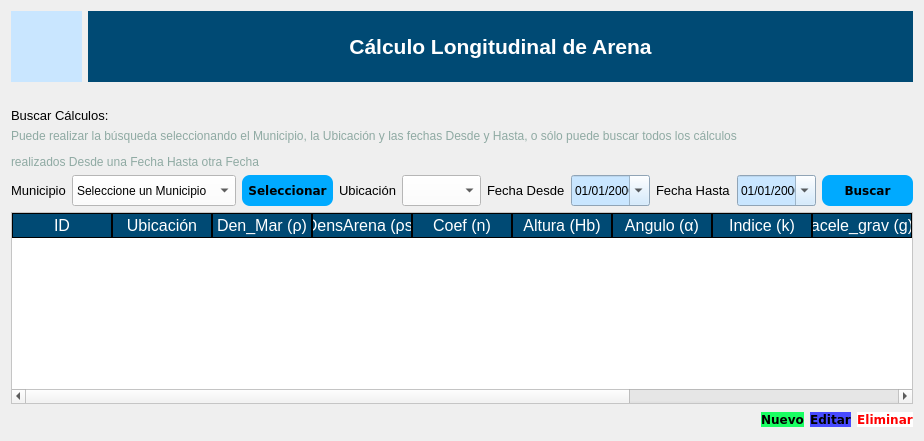
               <widget class="QWidget" name="page_calculo">
                <layout class="QVBoxLayout" name="verticalLayout_5">
                 <item>
                  <layout class="QHBoxLayout" name="horizontalLayout_26">
                   <item>
                    <widget class="QLabel" name="label_22">
                     <property name="minimumSize">
                      <size>
                       <width>71</width>
                       <height>71</height>
                      </size>
                     </property>
                     <property name="maximumSize">
                      <size>
                       <width>71</width>
                       <height>71</height>
                      </size>
                     </property>
                     <property name="styleSheet">
                      <string notr="true">background-color: rgb(201, 230, 255);</string>
                     </property>
                     <property name="text">
                      <string/>
                     </property>
                     <property name="pixmap">
                      <pixmap>pngwing.com(1).png</pixmap>
                     </property>
                     <property name="scaledContents">
                      <bool>true</bool>
                     </property>
                    </widget>
                   </item>
                   <item>
                    <widget class="QLabel" name="label_19">
                     <property name="minimumSize">
                      <size>
                       <width>701</width>
                       <height>71</height>
                      </size>
                     </property>
                     <property name="maximumSize">
                      <size>
                       <width>16777215</width>
                       <height>71</height>
                      </size>
                     </property>
                     <property name="styleSheet">
                      <string notr="true">background-color: rgb(0,74,116);
color: rgb(255, 255, 255);</string>
                     </property>
                     <property name="text">
                      <string>&lt;html&gt;&lt;head/&gt;&lt;body&gt;&lt;p align=&quot;center&quot;&gt;&lt;span style=&quot; font-size:16pt; font-weight:600;&quot;&gt;Cálculo Longitudinal de Arena&lt;/span&gt;&lt;/p&gt;&lt;/body&gt;&lt;/html&gt;</string>
                     </property>
                    </widget>
                   </item>
                  </layout>
                 </item>
                 <item>
                  <widget class="QLabel" name="label_3">
                   <property name="text">
                    <string/>
                   </property>
                  </widget>
                 </item>
                 <item>
                  <widget class="QLabel" name="label_25">
                   <property name="font">
                    <font>
                     <family>Arial</family>
                     <pointsize>10</pointsize>
                    </font>
                   </property>
                   <property name="styleSheet">
                    <string notr="true">background-color: #000000ff;</string>
                   </property>
                   <property name="text">
                    <string>&lt;html&gt;&lt;head/&gt;&lt;body&gt;&lt;p&gt;&lt;span style=&quot; font-size:10pt;&quot;&gt;Buscar Cálculos:&lt;/span&gt;&lt;/p&gt;&lt;/body&gt;&lt;/html&gt;</string>
                   </property>
                  </widget>
                 </item>
                 <item>
                  <layout class="QHBoxLayout" name="horizontalLayout_25">
                   <item>
                    <widget class="QLabel" name="label_37">
                     <property name="styleSheet">
                      <string notr="true">background-color: #000000ff;
color: rgb(143,170,163);</string>
                     </property>
                     <property name="text">
                      <string>&lt;html&gt;&lt;head/&gt;&lt;body&gt;&lt;p&gt;&lt;span style=&quot; font-size:9pt;&quot;&gt;Puede realizar la búsqueda seleccionando el Municipio, la Ubicación y las fechas Desde y Hasta, o sólo puede buscar todos los cálculos&lt;/span&gt;&lt;/p&gt;&lt;p&gt;&lt;span style=&quot; font-size:9pt;&quot;&gt; realizados Desde una Fecha Hasta otra Fecha&lt;/span&gt;&lt;/p&gt;&lt;/body&gt;&lt;/html&gt;</string>
                     </property>
                    </widget>
                   </item>
                   <item>
                    <spacer name="horizontalSpacer_19">
                     <property name="orientation">
                      <enum>Qt::Horizontal</enum>
                     </property>
                     <property name="sizeHint" stdset="0">
                      <size>
                       <width>40</width>
                       <height>20</height>
                      </size>
                     </property>
                    </spacer>
                   </item>
                  </layout>
                 </item>
                 <item>
                  <layout class="QHBoxLayout" name="horizontalLayout">
                   <item>
                    <widget class="QLabel" name="label_26">
                     <property name="text">
                      <string>&lt;html&gt;&lt;head/&gt;&lt;body&gt;&lt;p&gt;&lt;span style=&quot; font-size:10pt;&quot;&gt;Municipio&lt;/span&gt;&lt;/p&gt;&lt;/body&gt;&lt;/html&gt;</string>
                     </property>
                    </widget>
                   </item>
                   <item>
                    <widget class="QComboBox" name="comboBoxMunCalculo">
                     <property name="minimumSize">
                      <size>
                       <width>79</width>
                       <height>31</height>
                      </size>
                     </property>
                     <property name="maximumSize">
                      <size>
                       <width>16777215</width>
                       <height>31</height>
                      </size>
                     </property>
                     <property name="styleSheet">
                      <string notr="true">background-color: rgb(255, 255, 255);</string>
                     </property>
                     <item>
                      <property name="text">
                       <string>Seleccione un Municipio</string>
                      </property>
                     </item>
                    </widget>
                   </item>
                   <item>
                    <widget class="QPushButton" name="button_BuscarCalculos_2">
                     <property name="minimumSize">
                      <size>
                       <width>91</width>
                       <height>31</height>
                      </size>
                     </property>
                     <property name="maximumSize">
                      <size>
                       <width>91</width>
                       <height>31</height>
                      </size>
                     </property>
                     <property name="font">
                      <font>
                       <family>Verdana</family>
                       <pointsize>9</pointsize>
                       <weight>75</weight>
                       <bold>true</bold>
                      </font>
                     </property>
                     <property name="styleSheet">
                      <string notr="true">QPushButton{
background-color: rgb(0, 170, 255);
border-radius:8px;
}

QPushButton:hover{
background-color: rgb(0, 196, 255);
border-top-left-radius:12px;
border-bottom-left-radius:12px;

}</string>
                     </property>
                     <property name="text">
                      <string>Seleccionar</string>
                     </property>
                     <property name="iconSize">
                      <size>
                       <width>30</width>
                       <height>30</height>
                      </size>
                     </property>
                    </widget>
                   </item>
                   <item>
                    <widget class="QLabel" name="label_39">
                     <property name="styleSheet">
                      <string notr="true">background-color:#000000ff;</string>
                     </property>
                     <property name="text">
                      <string>&lt;html&gt;&lt;head/&gt;&lt;body&gt;&lt;p&gt;&lt;span style=&quot; font-size:10pt;&quot;&gt;Ubicación&lt;/span&gt;&lt;/p&gt;&lt;/body&gt;&lt;/html&gt;</string>
                     </property>
                    </widget>
                   </item>
                   <item>
                    <widget class="QComboBox" name="comboBoxUbicacion">
                     <property name="minimumSize">
                      <size>
                       <width>79</width>
                       <height>31</height>
                      </size>
                     </property>
                     <property name="maximumSize">
                      <size>
                       <width>16777215</width>
                       <height>31</height>
                      </size>
                     </property>
                     <property name="styleSheet">
                      <string notr="true">background-color: rgb(255, 255, 255);</string>
                     </property>
                    </widget>
                   </item>
                   <item>
                    <widget class="QLabel" name="label_27">
                     <property name="styleSheet">
                      <string notr="true">background-color:#000000ff;</string>
                     </property>
                     <property name="text">
                      <string>&lt;html&gt;&lt;head/&gt;&lt;body&gt;&lt;p&gt;&lt;span style=&quot; font-size:10pt;&quot;&gt;Fecha Desde&lt;/span&gt;&lt;/p&gt;&lt;/body&gt;&lt;/html&gt;</string>
                     </property>
                    </widget>
                   </item>
                   <item>
                    <widget class="QDateEdit" name="dateDesdeCalculo">
                     <property name="minimumSize">
                      <size>
                       <width>79</width>
                       <height>31</height>
                      </size>
                     </property>
                     <property name="maximumSize">
                      <size>
                       <width>79</width>
                       <height>31</height>
                      </size>
                     </property>
                     <property name="styleSheet">
                      <string notr="true">background-color: rgb(201, 230, 255);
color: rgb(0, 0, 0);</string>
                     </property>
                     <property name="displayFormat">
                      <string>dd/MM/yyyy</string>
                     </property>
                     <property name="calendarPopup">
                      <bool>true</bool>
                     </property>
                    </widget>
                   </item>
                   <item>
                    <widget class="QLabel" name="label_38">
                     <property name="styleSheet">
                      <string notr="true">background-color: #000000ff;</string>
                     </property>
                     <property name="text">
                      <string>&lt;html&gt;&lt;head/&gt;&lt;body&gt;&lt;p&gt;&lt;span style=&quot; font-size:10pt;&quot;&gt;Fecha Hasta&lt;/span&gt;&lt;/p&gt;&lt;/body&gt;&lt;/html&gt;</string>
                     </property>
                    </widget>
                   </item>
                   <item>
                    <widget class="QDateEdit" name="dateHastaCalculo">
                     <property name="minimumSize">
                      <size>
                       <width>79</width>
                       <height>31</height>
                      </size>
                     </property>
                     <property name="maximumSize">
                      <size>
                       <width>79</width>
                       <height>31</height>
                      </size>
                     </property>
                     <property name="styleSheet">
                      <string notr="true">background-color: rgb(201, 230, 255);
color: rgb(0, 0, 0);</string>
                     </property>
                     <property name="displayFormat">
                      <string>dd/MM/yyyy</string>
                     </property>
                     <property name="calendarPopup">
                      <bool>true</bool>
                     </property>
                    </widget>
                   </item>
                   <item>
                    <widget class="QPushButton" name="button_BuscarCalculos">
                     <property name="minimumSize">
                      <size>
                       <width>91</width>
                       <height>31</height>
                      </size>
                     </property>
                     <property name="maximumSize">
                      <size>
                       <width>91</width>
                       <height>31</height>
                      </size>
                     </property>
                     <property name="font">
                      <font>
                       <family>Verdana</family>
                       <pointsize>9</pointsize>
                       <weight>75</weight>
                       <bold>true</bold>
                      </font>
                     </property>
                     <property name="styleSheet">
                      <string notr="true">QPushButton{
background-color: rgb(0, 170, 255);
border-radius:8px;
}

QPushButton:hover{
background-color: rgb(0, 196, 255);
border-top-left-radius:12px;
border-bottom-left-radius:12px;

}</string>
                     </property>
                     <property name="text">
                      <string>Buscar</string>
                     </property>
                     <property name="icon">
                      <iconset>
                       <normaloff>pngwing.com.png</normaloff>pngwing.com.png</iconset>
                     </property>
                     <property name="iconSize">
                      <size>
                       <width>30</width>
                       <height>30</height>
                      </size>
                     </property>
                    </widget>
                   </item>
                  </layout>
                 </item>
                 <item>
                  <widget class="QTableWidget" name="table_Calculos">
                   <property name="styleSheet">
                    <string notr="true">QTableWidget{
background-color: rgb(255, 255, 255);
color: rgb(0, 0, 0);
gridline-color: rgb(0,74,116);
font-size:12pt;
color: rgb(0, 0, 0);
}
QHeaderView::section{
background-color: rgb(0,74,116);
color: rgb(255, 255, 255);
border:1px solid rgb(0,0,0);
font-size:12pt;

}
QTableWidgetQTableCornerButton::section{
background-color: rgb(255, 255, 255);
border:1px solid rgb(255,255,255);
}</string>
                   </property>
                   <column>
                    <property name="text">
                     <string>ID</string>
                    </property>
                   </column>
                   <column>
                    <property name="text">
                     <string>Ubicación</string>
                    </property>
                   </column>
                   <column>
                    <property name="text">
                     <string>Den_Mar (ρ)</string>
                    </property>
                   </column>
                   <column>
                    <property name="text">
                     <string>DensArena (ρs)</string>
                    </property>
                   </column>
                   <column>
                    <property name="text">
                     <string>Coef (n)</string>
                    </property>
                   </column>
                   <column>
                    <property name="text">
                     <string>Altura (Hb)</string>
                    </property>
                   </column>
                   <column>
                    <property name="text">
                     <string>Angulo (α)</string>
                    </property>
                   </column>
                   <column>
                    <property name="text">
                     <string>Indice (k)</string>
                    </property>
                   </column>
                   <column>
                    <property name="text">
                     <string>acele_grav (g)</string>
                    </property>
                   </column>
                   <column>
                    <property name="text">
                     <string>P</string>
                    </property>
                   </column>
                   <column>
                    <property name="text">
                     <string>Q</string>
                    </property>
                   </column>
                   <column>
                    <property name="text">
                     <string>K</string>
                    </property>
                   </column>
                   <column>
                    <property name="text">
                     <string>Fecha</string>
                    </property>
                   </column>
                  </widget>
                 </item>
                 <item>
                  <layout class="QHBoxLayout" name="horizontalLayout_5">
                   <item>
                    <spacer name="horizontalSpacer_3">
                     <property name="orientation">
                      <enum>Qt::Horizontal</enum>
                     </property>
                     <property name="sizeHint" stdset="0">
                      <size>
                       <width>40</width>
                       <height>20</height>
                      </size>
                     </property>
                    </spacer>
                   </item>
                   <item>
                    <widget class="QPushButton" name="button_NuevoCalculo">
                     <property name="font">
                      <font>
                       <family>Verdana</family>
                       <pointsize>9</pointsize>
                       <weight>75</weight>
                       <bold>true</bold>
                      </font>
                     </property>
                     <property name="styleSheet">
                      <string notr="true">
QPushButton{
color: rgb(0, 0, 0);
	background-color: rgb(25, 255, 98);
border-radius:8px;
}

QPushButton:hover{
background-color: rgb(47, 255, 158);
border-top-left-radius:12px;
border-bottom-left-radius:12px;

}</string>
                     </property>
                     <property name="text">
                      <string>Nuevo</string>
                     </property>
                     <property name="icon">
                      <iconset>
                       <normaloff>new-document-icon-16.png</normaloff>new-document-icon-16.png</iconset>
                     </property>
                     <property name="iconSize">
                      <size>
                       <width>30</width>
                       <height>30</height>
                      </size>
                     </property>
                    </widget>
                   </item>
                   <item>
                    <widget class="QPushButton" name="button_EditarCalculo">
                     <property name="font">
                      <font>
                       <family>Verdana</family>
                       <pointsize>9</pointsize>
                       <weight>75</weight>
                       <bold>true</bold>
                      </font>
                     </property>
                     <property name="styleSheet">
                      <string notr="true">QPushButton{
background-color: rgb(71, 74, 255);
color: rgb(0, 0, 0);
border-radius:8px;
}

QPushButton:hover{
background-color: rgb(16, 132, 255);
border-top-left-radius:12px;
border-bottom-left-radius:12px;

}</string>
                     </property>
                     <property name="text">
                      <string>Editar</string>
                     </property>
                     <property name="icon">
                      <iconset>
                       <normaloff>compose_edit_modify_icon_177770.png</normaloff>compose_edit_modify_icon_177770.png</iconset>
                     </property>
                     <property name="iconSize">
                      <size>
                       <width>30</width>
                       <height>30</height>
                      </size>
                     </property>
                    </widget>
                   </item>
                   <item>
                    <widget class="QPushButton" name="button_EliminarCalculo">
                     <property name="font">
                      <font>
                       <family>Verdana</family>
                       <pointsize>9</pointsize>
                       <weight>75</weight>
                       <bold>true</bold>
                      </font>
                     </property>
                     <property name="styleSheet">
                      <string notr="true">QPushButton{
color: rgb(255, 0, 0);
	background-color: rgb(255, 255, 255);
border-radius:8px;
}

QPushButton:hover{
background-color: rgb(255, 120, 129);
border-top-left-radius:12px;
border-bottom-left-radius:12px;

}</string>
                     </property>
                     <property name="text">
                      <string>Eliminar</string>
                     </property>
                     <property name="icon">
                      <iconset>
                       <normaloff>trash-icon-free-12.png</normaloff>trash-icon-free-12.png</iconset>
                     </property>
                     <property name="iconSize">
                      <size>
                       <width>30</width>
                       <height>30</height>
                      </size>
                     </property>
                    </widget>
                   </item>
                  </layout>
                 </item>
                </layout>
               </widget>
